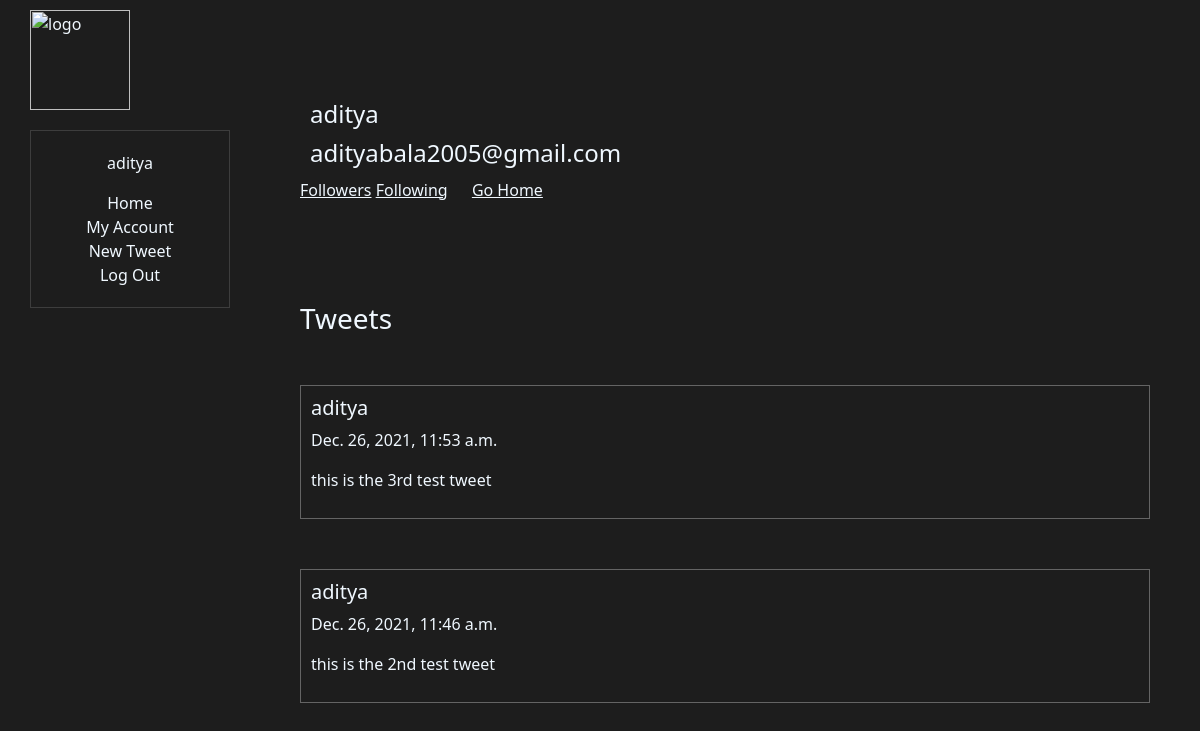
The app's page /account/aditya (signed in), older data.
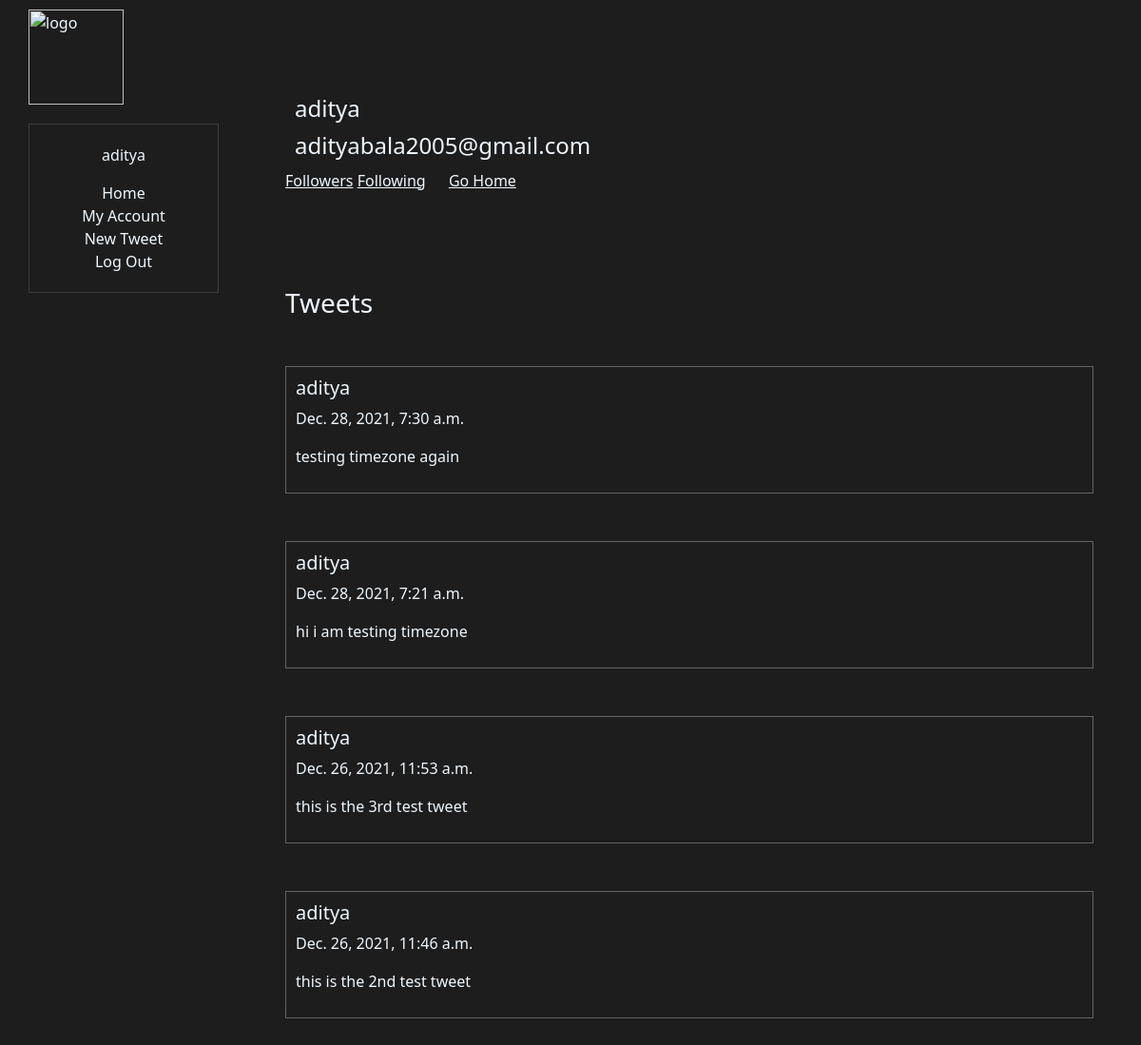
The same page, newer data.
### timeline/models.py (models this page shows, shortened)
class Post(models.Model):
    author = models.ForeignKey(User, on_delete=models.CASCADE, null=True)
    date_time = models.DateTimeField(default=datetime.now, blank=True)
    content = models.TextField(max_length=500)
    likes = models.ManyToManyField(User, related_name="tweets")

### timeline/views.py (the view)
# urls.py: path('account/<str:username>', views.accounts, name="accounts"),
@login_required
def accounts(request, username):
    user = User.objects.get(username=username)
    current_user = request.user
    try:
        UserFollowing.objects.get(user=current_user, following_user=user)
        following = True
    except:
        following = False
    if request.method == "POST" and following == False:
        UserFollowing.objects.create(user=current_user, following_user=user)
        return redirect("accounts", username=username)
    elif request.method == "POST" and following == True:
        UserFollowing.objects.filter(user=current_user, following_user=user).delete()
        return redirect("accounts", username=username)
    tweets = Post.objects.filter(author=current_user)
    return render(request, "registration/account.html", {
        "user": user,
        "current_user": current_user,
        "following": following,
        "tweets": tweets[::-1]
    })

### timeline/templates/registration/account.html (shortened to what this page needs)
<head>
</head>
{% extends "timeline/layout.html" %}
{% block body %}
<div class="account">
<h4>{{ user.username }}</h4>
<h4>{{ user.email }}</h4>
<a style="text-decoration: underline;" href="{% url 'followers' username=user.username %}">Followers</a>
<a style="text-decoration: underline;" href="{% url 'following' username=user.username %}">Following</a>
<a style="text-decoration: underline;margin-left: 20px;" href="{% url 'index' %}">Go Home</a>
<h3 style="margin-bottom: 10px;margin-top: 100px;">Tweets</h3>
<div class="posts" style="margin-left: 0;margin-top: 0px;">
    {% for post in tweets %}
        <div onclick="window.location='/post/{{post.id}}'" class="post">
            <h5><a href="{% url 'accounts' username=post.author.username %}">{{post.author}}</a></h5>
            <p>{{post.date_time}}</p>
            <p>{{post.content}}</p>
        </div>
    {% endfor %}
</div>
</div>
{% endblock %}

Row changes from the older to the newer data that the page shows:
added Post: author "aditya", date_time "Dec. 28, 2021, 7:30 a.m.", content "testing timezone again"
added Post: author "aditya", date_time "Dec. 28, 2021, 7:21 a.m.", content "hi i am testing timezone"
